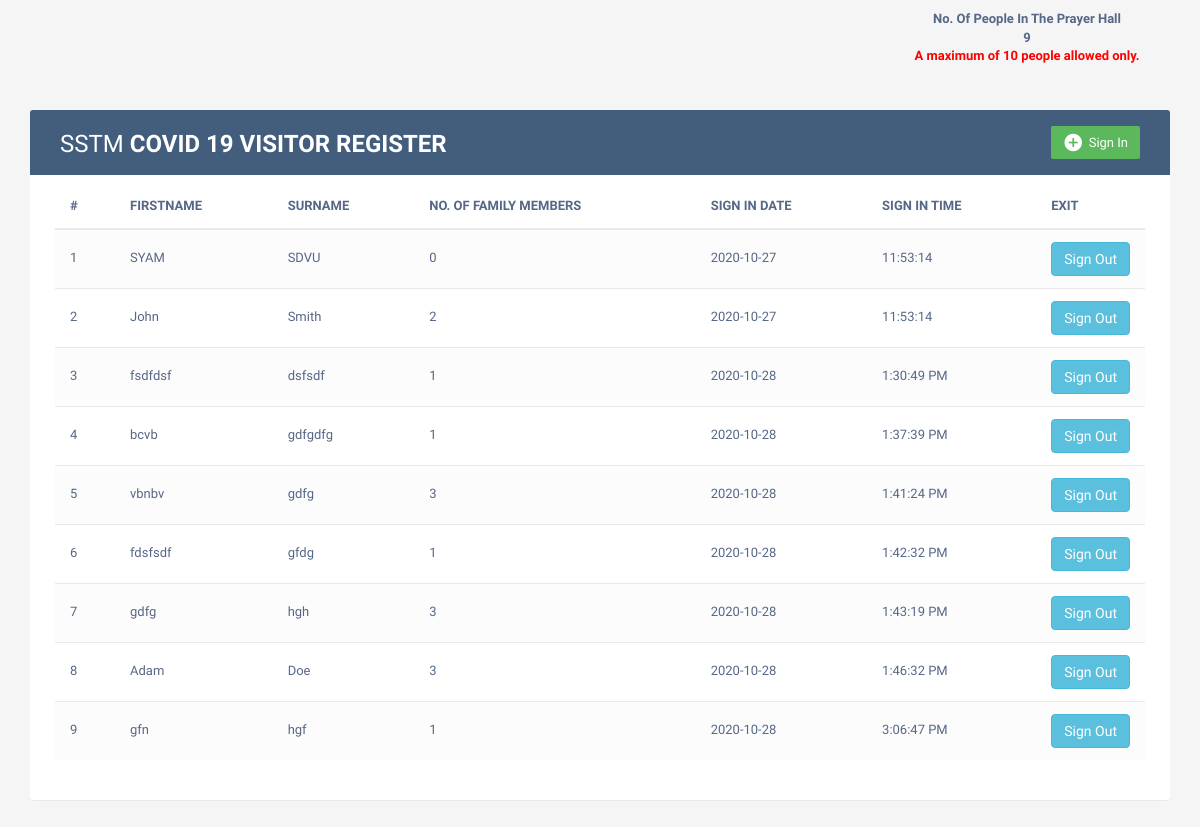
The page / on the database its author committed.
### tables this page shows
CREATE TABLE `entries` (
  `u_id` int(11) NOT NULL,
  `u_fname` varchar(100) DEFAULT NULL,
  `u_lname` varchar(100) DEFAULT NULL,
  `u_mnumber` int(12) DEFAULT NULL,
  `u_noofmembers` int(2) NOT NULL,
  `u_tdate` date NOT NULL,
  `u_intime` text NOT NULL,
  `u_outtime` text NOT NULL DEFAULT '00:00:00'
);

### index.php (the view, shortened to what this page needs)
<?php
include 'backend/database.php';
?>
<!DOCTYPE html>
<html lang="en">
<head>
	<link rel="stylesheet" href="https://maxcdn.bootstrapcdn.com/font-awesome/4.7.0/css/font-awesome.min.css">
	<link rel="stylesheet" href="https://maxcdn.bootstrapcdn.com/bootstrap/3.3.7/css/bootstrap.min.css">
	<link rel="stylesheet" href="css/style.css">
</head>
<body>
	<div class="container">
		<div class="row" style="margin-bottom: 100px;">
			<?php
				$sql = "SELECT COUNT(`u_id`)FROM entries WHERE `u_outtime` = '00:00:00'";
				if ($result = mysqli_query($conn, $sql));
					if (mysqli_num_rows($result) > 0) {
						while($row = mysqli_fetch_assoc($result)) {
						  $no_people = $row["COUNT(`u_id`)"];
						}
					  } else {
						$no_people = '0';
					  }
			?>
			<div class="right-panel" >
				<div class="card border-info mb-3" style="max-width: 25rem;">
					<div class="card-header">
						<b>
							<center>No. Of People In The Prayer Hall</center>
						</b>
						<b>
							<center><?php echo $no_people;?></center>
						</b>
						<b style="color:#FF0000" ;>
							<center>A maximum of 10 people allowed only.</center>
						</b>
					</div>
				</div>
			</div>
		</div>
		<div class="table-wrapper">
			<div class="table-title">
				<div class="row">
					<div class="col-sm-6">
						<h2>SSTM <b>COVID 19 VISITOR REGISTER</b></h2>
					</div>
					<div class="col-sm-6">
					<?php if($no_people >= 10){echo '<a onclick="myFunction()" class="btn btn-success"" ><i class="material-icons"></i> <span>Sign In</span></a>';}else{echo '<a href="#addVisitorModal" class="btn btn-success" data-toggle="modal" ><i class="material-icons"></i> <span>Sign In</span></a>';} ?>
					</div>
				</div>
			</div>
			<table class="table table-striped table-hover">
				<thead>
					<tr>
						<th>#</th>
						<th>FIRSTNAME</th>
						<th>SURNAME</th>
						<th>NO. OF FAMILY MEMBERS</th>
						<th>SIGN IN DATE</th>
						<th>SIGN IN TIME</th>
						<th>EXIT</th>
					</tr>
				</thead>
				<tbody>
					<?php
					$result = mysqli_query($conn, "SELECT * FROM entries WHERE u_outtime = '00:00:00'");
					$i = 1;
					while ($row = mysqli_fetch_array($result)) {
					?>
						<tr id="<?php echo $row["id"]; ?>">
							<td><?php echo $i; ?></td>
							<td><?php echo $row["u_fname"]; ?></td>
							<td><?php echo $row["u_lname"]; ?></td>
							<td><?php echo $row["u_noofmembers"]; ?></td>
							<td><?php echo $row["u_tdate"]; ?></td>
							<td><?php echo $row["u_intime"]; ?></td>
							<td>
								<a href="#editVisitorModal" class="edit" data-toggle="modal">
									<button class="btn btn-info" data-toggle="tooltip" data-id="<?php echo $row["u_id"]; ?>" data-outtime="<?php echo $row["u_outtime"]; ?>" title="Sign Out">Sign Out</button>
								</a>
							</td>
						</tr>
					<?php
						$i++;
					}
					?>
				</tbody>
			</table>
		</div>
	</div>
</body>
</html>

### css/style.css (style rules this page uses)
body { color:#566787; background:#f5f5f5; font-family:varela round,sans-serif; font-size:13px }
.table-wrapper { background:#fff; padding:20px 25px; margin:30px 0; border-radius:3px; box-shadow:0 1px 1px rgba(0,0,0,.05) }
.table-title { padding-bottom:15px; background:#435d7d; color:#fff; padding:16px 30px; margin:-20px -25px 10px; border-radius:3px 3px 0 0 }
.table-title h2 { margin:5px 0 0; font-size:24px }
.table-title .btn { color:#fff; float:right; font-size:13px; border:none; min-width:50px; border-radius:2px; border:none; outline:none!important; margin-left:10px }
.table-title .btn i { float:left; font-size:21px; margin-right:5px }
.table-title .btn span { float:left; margin-top:2px }
table.table tr th,table.table tr td { border-color:#e9e9e9; padding:12px 15px; vertical-align:middle }
table.table tr th:first-child { width:60px }
table.table tr th:last-child { width:100px }
table.table-striped tbody tr:nth-of-type(odd) { background-color:#fcfcfc }
table.table td a { font-weight:700; color:#566787; display:inline-block; text-decoration:none; outline:none!important }
table.table td a.edit { color:#ffc107 }

### index.php (style rules this page uses)
.right-panel { position: absolute; width: 25%; right: 10px; top: 10px; padding-left: 12px; }

### rows shown on the page
entries: u_fname "SYAM", u_lname "SDVU", u_noofmembers "0", u_tdate "2020-10-27", u_intime "11:53:14"
entries: u_fname "John", u_lname "Smith", u_noofmembers "2", u_tdate "2020-10-27", u_intime "11:53:14"
entries: u_fname "fsdfdsf", u_lname "dsfsdf", u_noofmembers "1", u_tdate "2020-10-28", u_intime "1:30:49 PM"
entries: u_fname "bcvb", u_lname "gdfgdfg", u_noofmembers "1", u_tdate "2020-10-28", u_intime "1:37:39 PM"
entries: u_fname "vbnbv", u_lname "gdfg", u_noofmembers "3", u_tdate "2020-10-28", u_intime "1:41:24 PM"
entries: u_fname "fdsfsdf", u_lname "gfdg", u_noofmembers "1", u_tdate "2020-10-28", u_intime "1:42:32 PM"
entries: u_fname "gdfg", u_lname "hgh", u_noofmembers "3", u_tdate "2020-10-28", u_intime "1:43:19 PM"
entries: u_fname "Adam", u_lname "Doe", u_noofmembers "3", u_tdate "2020-10-28", u_intime "1:46:32 PM"
entries: u_fname "gfn", u_lname "hgf", u_noofmembers "1", u_tdate "2020-10-28", u_intime "3:06:47 PM"

### other values the page prints
$no_people "9"
